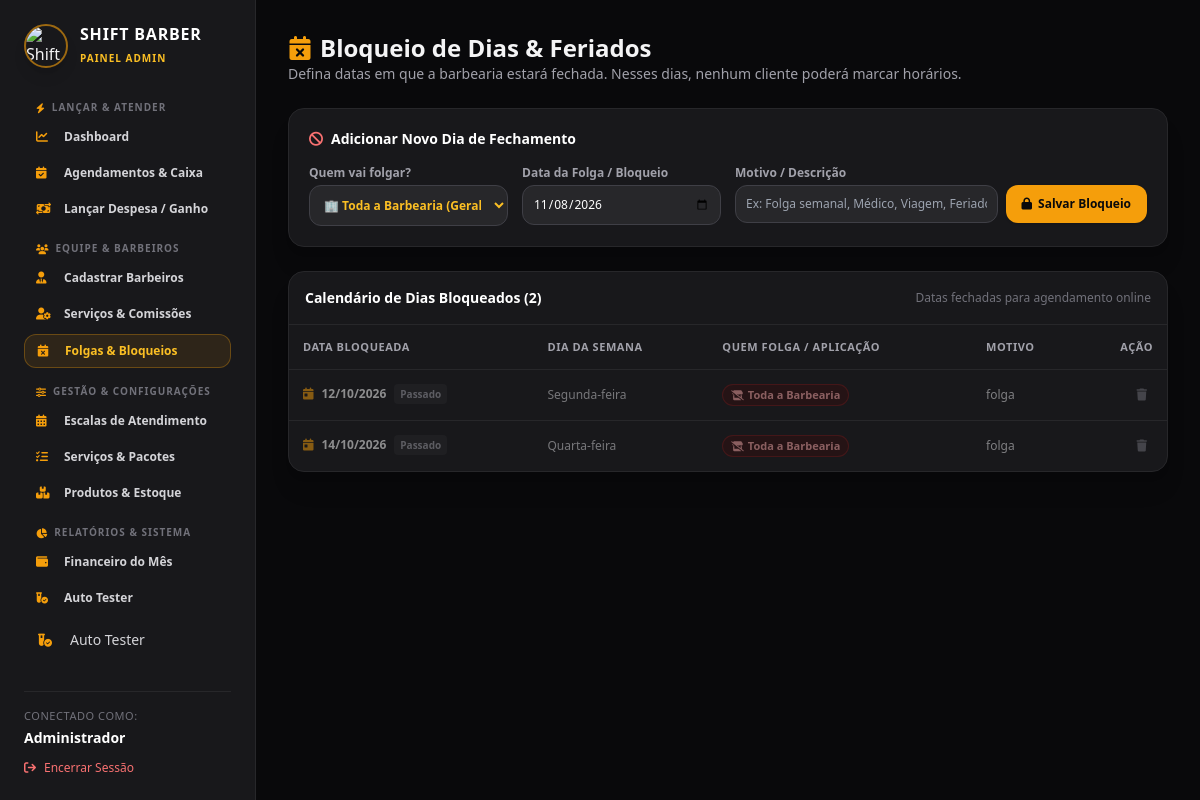
Screenshot of /admin/bloqueios.php (signed in) with the database file from the repository.
### tables this page shows
CREATE TABLE IF NOT EXISTS bloqueios_agenda (
    id INT AUTO_INCREMENT PRIMARY KEY,
    data_bloqueio DATE NOT NULL,
    motivo VARCHAR(255) NOT NULL DEFAULT 'Fechado / Folga',
    criado_em TIMESTAMP DEFAULT CURRENT_TIMESTAMP
);

### admin/bloqueios.php (the view, shortened to what this page needs)
<?php
require_once '../config/database.php';
$bloqueios = $pdo->query("
    SELECT b.*, p.nome as prof_nome
    FROM bloqueios_agenda b
    LEFT JOIN profissionais p ON b.profissional_id = p.id
    ORDER BY b.data_bloqueio ASC
")->fetchAll();
require_once 'header.php';
?>
<div class="max-w-4xl mx-auto space-y-6">
    <div>
        <h2 class="text-2xl font-bold flex items-center gap-2">
            <i class="fa-solid fa-calendar-xmark text-amber-500"></i> Bloqueio de Dias & Feriados
        </h2>
        <p class="text-zinc-400 text-sm">Defina datas em que a barbearia estará fechada. Nesses dias, nenhum cliente poderá marcar horários.</p>
    </div>
    <div class="bg-zinc-900 border border-zinc-800 rounded-2xl p-5 shadow-xl space-y-4">
        <h3 class="font-bold text-white text-sm flex items-center gap-2">
            <i class="fa-solid fa-ban text-red-400"></i> Adicionar Novo Dia de Fechamento
        </h3>
        <form method="POST" class="grid grid-cols-1 sm:grid-cols-4 gap-3.5">
            <div>
                <label class="block text-xs font-semibold text-zinc-400 mb-1">Quem vai folgar?</label>
                <select name="profissional_id" class="w-full bg-zinc-800 border border-zinc-700 rounded-xl p-2.5 text-xs text-amber-400 font-bold focus:outline-none focus:border-amber-500">
                    <option value="">🏢 Toda a Barbearia (Geral)</option>
                </select>
            </div>
            <div>
                <label class="block text-xs font-semibold text-zinc-400 mb-1">Data da Folga / Bloqueio</label>
                <input type="date" name="data_bloqueio" value="<?= date('Y-m-d') ?>" required
                       class="w-full bg-zinc-800 border border-zinc-700 rounded-xl p-2.5 text-xs text-white focus:outline-none focus:border-amber-500">
            </div>
            <div class="sm:col-span-2">
                <label class="block text-xs font-semibold text-zinc-400 mb-1">Motivo / Descrição</label>
                <div class="flex gap-2">
                    <input type="text" name="motivo" placeholder="Ex: Folga semanal, Médico, Viagem, Feriado" required
                           class="w-full bg-zinc-800 border border-zinc-700 rounded-xl p-2.5 text-xs text-white focus:outline-none focus:border-amber-500">
                    <button type="submit" name="cadastrar_bloqueio"
                            class="bg-amber-500 hover:bg-amber-600 text-zinc-950 font-bold px-4 py-2.5 rounded-xl text-xs transition whitespace-nowrap flex items-center gap-1.5 shadow">
                        <i class="fa-solid fa-lock"></i> Salvar Bloqueio
                    </button>
                </div>
            </div>
        </form>
    </div>
    <div class="bg-zinc-900 border border-zinc-800 rounded-2xl overflow-hidden shadow-xl">
        <div class="p-4 border-b border-zinc-800 flex justify-between items-center">
            <h3 class="font-bold text-white text-sm">Calendário de Dias Bloqueados (<?= count($bloqueios) ?>)</h3>
            <span class="text-xs text-zinc-500">Datas fechadas para agendamento online</span>
        </div>
        <div class="overflow-x-auto w-full">
            <table class="w-full text-left border-collapse text-xs">
                <thead>
                    <tr class="border-b border-zinc-800 text-zinc-400 uppercase tracking-wider text-[11px]">
                        <th class="p-3.5">Data Bloqueada</th>
                        <th class="p-3.5">Dia da Semana</th>
                        <th class="p-3.5">Quem Folga / Aplicação</th>
                        <th class="p-3.5">Motivo</th>
                        <th class="p-3.5 text-right">Ação</th>
                    </tr>
                </thead>
                <tbody class="divide-y divide-zinc-800">
                    <?php
                    $diasNomes = [0 => 'Domingo', 1 => 'Segunda-feira', 2 => 'Terça-feira', 3 => 'Quarta-feira', 4 => 'Quinta-feira', 5 => 'Sexta-feira', 6 => 'Sábado'];
                    foreach ($bloqueios as $b):
                        $timeB = strtotime($b['data_bloqueio']);
                        $passado = $b['data_bloqueio'] < date('Y-m-d');
                    ?>
                    <tr class="hover:bg-zinc-800/30 transition <?= $passado ? 'opacity-50' : '' ?>">
                        <td class="p-3.5 font-bold text-white flex items-center gap-2">
                            <i class="fa-solid fa-calendar-day text-amber-500"></i>
                            <?= date('d/m/Y', $timeB) ?>
                            <?php if ($passado): ?>
                                <span class="text-[10px] bg-zinc-800 text-zinc-400 px-1.5 py-0.5 rounded">Passado</span>
                            <?php endif; ?>
                        </td>
                        <td class="p-3.5 text-zinc-300">
                            <?= $diasNomes[(int)date('w', $timeB)] ?? '' ?>
                        </td>
                        <td class="p-3.5">
                            <?php if (!empty($b['profissional_id'])): ?>
                                <span class="bg-amber-500/10 text-amber-400 border border-amber-500/30 px-2 py-0.5 rounded-full text-[11px] font-bold inline-flex items-center gap-1">
                                    <i class="fa-solid fa-user-tie text-[10px]"></i> Apenas <?= htmlspecialchars($b['prof_nome'] ?? 'Barbeiro') ?>
                                </span>
                            <?php else: ?>
                                <span class="bg-red-950/60 text-red-300 border border-red-800/60 px-2 py-0.5 rounded-full text-[11px] font-bold inline-flex items-center gap-1">
                                    <i class="fa-solid fa-store-slash text-[10px]"></i> Toda a Barbearia
                                </span>
                            <?php endif; ?>
                        </td>
                        <td class="p-3.5 text-zinc-200 font-medium">
                            <?= htmlspecialchars($b['motivo']) ?>
                        </td>
                        <td class="p-3.5 text-right">
                            <a href="bloqueios.php?remover_bloqueio=<?= $b['id'] ?>" onclick="return confirm('Deseja liberar esta data para agendamentos?');"
                               class="text-zinc-500 hover:text-red-400 p-1.5 rounded-lg transition" title="Liberar data">
                                <i class="fa-solid fa-trash"></i>
                            </a>
                        </td>
                    </tr>
                    <?php endforeach; ?>
                </tbody>
            </table>
        </div>
    </div>
</div>
</main>
</body>
</html>

### rows the page displays
bloqueios_agenda: data_bloqueio "12/10/2026", shows "Passado", data_bloqueio "Segunda-feira", shows "Toda a Barbearia", motivo "folga"
bloqueios_agenda: data_bloqueio "14/10/2026", shows "Passado", data_bloqueio "Quarta-feira", shows "Toda a Barbearia", motivo "folga"

### other values shown
$_SESSION['usuario_nome'] "Administrador"
count($bloqueios) "2"
